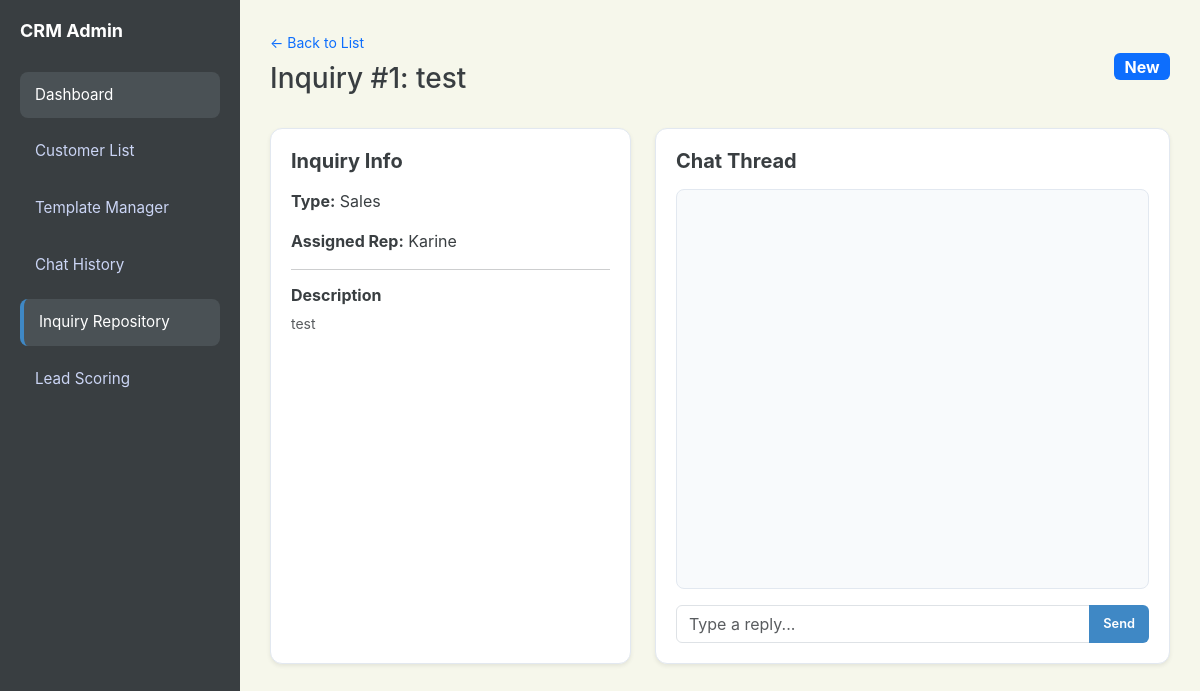
The app's page /inquiry/1 with its own data.
### app.py (models this page shows)
class Inquiry(db.Model):
    id = db.Column(db.Integer, primary_key=True)
    customer = db.Column(db.String(100), nullable=False)
    assigned_rep = db.Column(db.String(50))
    inquiry_type = db.Column(db.String(50))
    status = db.Column(db.String(20), default='New')
    description = db.Column(db.Text)
    notes = db.Column(db.Text)
    messages = db.relationship('Message', backref='inquiry', cascade="all, delete-orphan")

### app.py (the view)
@app.route('/inquiry/<int:id>')
def inquiry_detail(id):
    inquiry = Inquiry.query.get_or_404(id)
    return render_template('inquiry_detail.html', inquiry=inquiry)

### templates/inquiry_detail.html (shortened to what this page needs)
<!DOCTYPE html>
<html lang="en">
<head>
    <link href="https://cdn.jsdelivr.net/npm/bootstrap@5.3.0/dist/css/bootstrap.min.css" rel="stylesheet">
    <link rel="stylesheet" href="{{ url_for('static', filename='style.css') }}">
</head>
<body id="page-repository">
    <aside class="sidebar">
        <h2>CRM Admin</h2>
        <a href="/dashboard" class="nav-link nav-dashboard active">Dashboard</a>
        <a href="/customers" class="nav-link nav-customers">Customer List</a>
        <a href="/templates-manager" class="nav-link nav-templates">Template Manager</a>
        <a href="/history" class="nav-link nav-history">Chat History</a>
        <a href="/repository" class="nav-link nav-repository">Inquiry Repository</a>
        <a href="/scoring" class="nav-link nav-scoring">Lead Scoring</a>
    </aside>
    <main class="main">
        <div class="header d-flex justify-content-between mb-4">
            <div>
                <a href="/repository" class="text-decoration-none small">← Back to List</a>
                <h1 class="h3 mt-2">Inquiry #{{ inquiry.id }}: {{ inquiry.customer }}</h1>
            </div>
            <span class="badge bg-primary fs-6">{{ inquiry.status }}</span>
        </div>
        <div class="row g-4">
            <div class="col-lg-5">
                <div class="detail-card shadow-sm">
                    <h5 class="fw-bold mb-3">Inquiry Info</h5>
                    <p><strong>Type:</strong> {{ inquiry.inquiry_type }}</p>
                    <p><strong>Assigned Rep:</strong> {{ inquiry.assigned_rep }}</p>
                    <hr>
                    <h6 class="fw-bold">Description</h6>
                    <p class="text-muted small">{{ inquiry.description or 'No description provided.' }}</p>
                </div>
            </div>
            <div class="col-lg-7">
                <div class="detail-card shadow-sm">
                    <h5 class="fw-bold mb-3">Chat Thread</h5>
                    <div id="chat-window" class="chat-container mb-3">
                        </div>
                    <div class="input-group">
                        <input type="text" id="msg-input" class="form-control" placeholder="Type a reply...">
                        <button class="btn btn-blue" onclick="sendMessage()">Send</button>
                    </div>
                </div>
            </div>
        </div>
    </main>
</body>
</html>

### static/style.css (style rules this page uses)
:root { --blue: #3F88C5; --red: #E94F37; --green: #44BBA4; --gray: #64748b; --slate-900: #393E41; --slate-800: #4a5155; --border-radius: 12px; --bg-light: #F6F7EB; }
* { box-sizing: border-box; font-family: 'Inter', -apple-system, sans-serif; }
body { margin: 0; display: flex; background-color: var(--bg-light); color: var(--slate-900); height: 100vh; overflow: hidden; }
.sidebar { width: 240px; background: var(--slate-900); color: #fff; min-height: 100vh; padding: 20px; flex-shrink: 0; }
.sidebar h2 { font-size: 18px; margin-bottom: 30px; font-weight: 700; color: #fff; }
.nav-link { display: block; padding: 12px 15px; color: #cbd5f5; text-decoration: none; border-radius: 8px; margin-bottom: 10px; font-size: 0.95rem; transition: 0.2s; }
.nav-link:hover, .nav-link.active { background: var(--slate-800); color: #fff; }
.main { flex: 1; padding: 30px; overflow-y: auto; }
.header { display: grid; grid-template-columns: 1fr auto 1fr; align-items: center; margin-bottom: 30px; gap: 20px; width: 100%; }
.chat-container { min-height: 100px; background: var(--bg-light); padding: 15px; border-radius: 8px; margin-bottom: 10px; border: 1px solid #f1f5f9; display: flex; flex-direction: column; }
input, textarea, select { width: 100%; padding: 10px; border: 1px solid #e2e8f0; border-radius: 6px; font-size: 0.9rem; outline: none; }
.btn { padding: 8px 14px; border: none; border-radius: 6px; cursor: pointer; font-size: 0.8rem; font-weight: 600; transition: 0.2s; text-decoration: none; display: inline-block; }
.btn-blue, .btn-primary { background: var(--blue); color: white; }
#page-dashboard .nav-dashboard, #page-customers .nav-customers, #page-history .nav-history, #page-repository .nav-repository, #page-templates .nav-templates, #page-scoring .nav-scoring { background: var(--slate-800); color: #fff; border-left: 4px solid var(--blue); }
.sidebar { z-index: 100; }

### templates/inquiry_detail.html (style rules this page uses)
.chat-container { height: 400px; overflow-y: auto; background: #f8fafc; padding: 20px; border-radius: 8px; border: 1px solid #e2e8f0; display: flex; flex-direction: column; gap: 10px; }
.detail-card { background: white; padding: 20px; border-radius: 12px; border: 1px solid #e2e8f0; height: 100%; }

### records on screen
Inquiry: id "1", customer "test", status "New", inquiry_type "Sales", assigned_rep "Karine", description "test"
